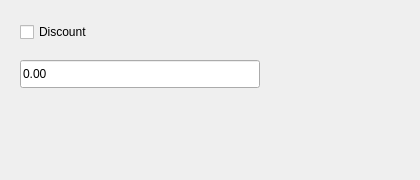
<?xml version="1.0" encoding="UTF-8"?>
<ui version="4.0">
 <class>EnabledBind</class>
 <widget class="QWidget" name="EnabledBind">
  <property name="geometry">
   <rect>
    <x>0</x>
    <y>0</y>
    <width>420</width>
    <height>180</height>
   </rect>
  </property>
  <property name="windowTitle">
   <string>Enabled when</string>
  </property>
  <widget class="QCheckBox" name="discountCheck">
   <property name="geometry">
    <rect>
     <x>20</x>
     <y>20</y>
     <width>180</width>
     <height>24</height>
    </rect>
   </property>
   <property name="text">
    <string>Discount</string>
   </property>
  </widget>
  <widget class="QLineEdit" name="amountEdit">
   <property name="geometry">
    <rect>
     <x>20</x>
     <y>60</y>
     <width>240</width>
     <height>28</height>
    </rect>
   </property>
   <property name="text">
    <string>0.00</string>
   </property>
   <property name="cbcsEnabledWhen" stdset="0">
    <string notr="true">discountCheck</string>
   </property>
   <property name="cbcsBind" stdset="0">
    <string notr="true" comment="column">amount</string>
   </property>
  </widget>
 </widget>
 <resources/>
 <connections/>
</ui>
